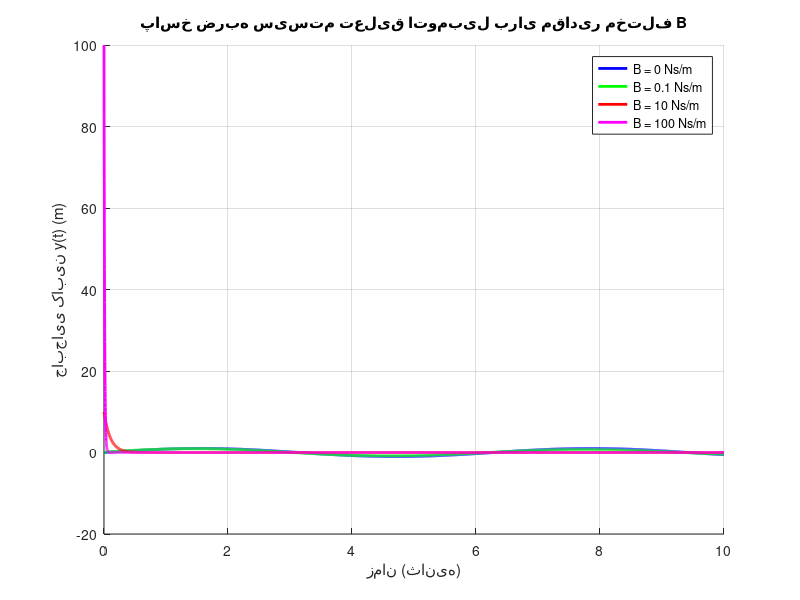
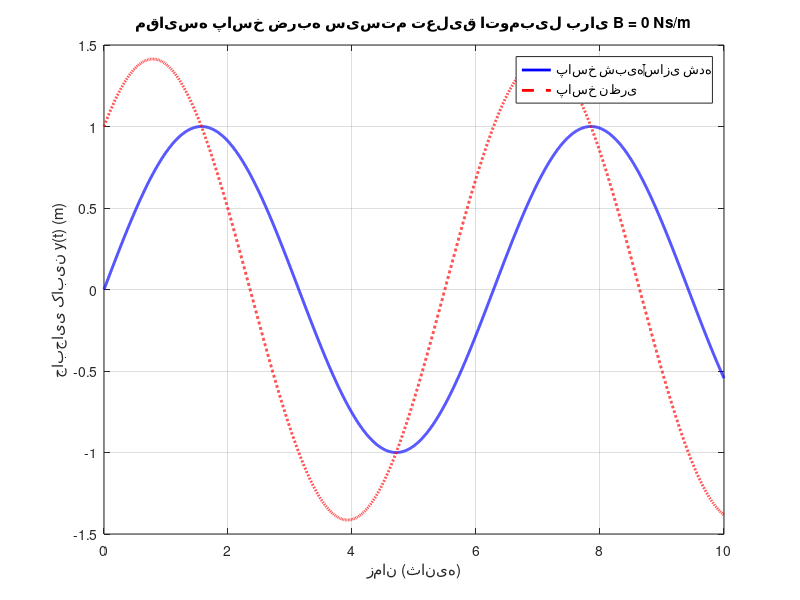
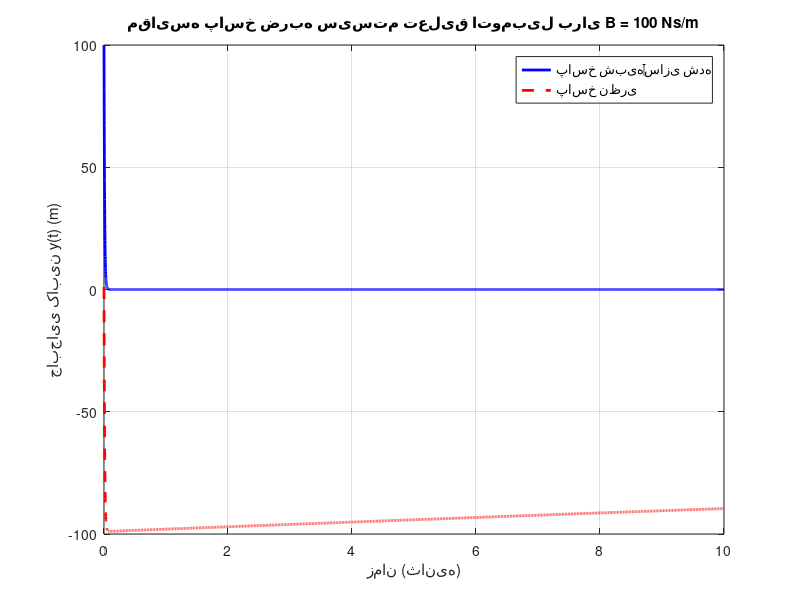
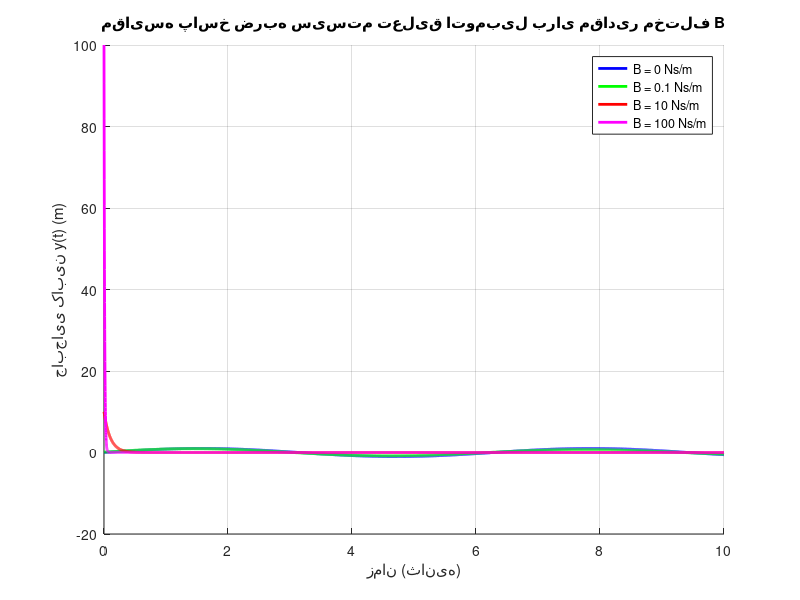

Write the MATLAB code that produced these figures, in order.
% کد MATLAB برای تحلیل سیستم تعلیق اتومبیل با مقادیر مختلف ضریب میرایی B
% فرضیات: M = 1 kg، K = 1 N/m

% پاکسازی محیط کاری
clear; clc; close all;

% تعریف پارامترها
M = 1;      % جرم اتومبیل (kg)
K = 1;      % سختی فنر (N/m)
B_values = [0, 0.1, 10, 100];  % مقادیر مختلف ضریب میرایی (Ns/m)

% تعریف بازه زمانی شبیهسازی
t = 0:0.001:10;  % از 0 تا 10 ثانیه با گام زمانی 0.001 ثانیه

% تعریف رنگها برای ترسیم نمودارها
colors = ['b', 'g', 'r', 'm'];  % رنگهای مختلف برای ترسیم
legend_entries = cell(length(B_values),1);  % ایجاد لیست عناوین برای افسانه نمودار

%% بخش 1: شبیهسازی و رسم پاسخ ضربه برای مقادیر مختلف B
figure;
hold on;
for i = 1:length(B_values)
    B = B_values(i);
    
    % تعریف تابع تبدیل H(s) = (1 + B*s) / (s^2 + B*s + 1)
    numerator = [B 1];
    denominator = [1 B 1];
    H = tf(numerator, denominator);
    
    % محاسبه پاسخ ضربه سیستم با استفاده از تابع impulse
    [y_imp, t_imp] = impulse(H, t);
    
    % ترسیم پاسخ ضربه
    plot(t_imp, y_imp, colors(i), 'LineWidth', 2);
    legend_entries{i} = ['B = ' num2str(B) ' Ns/m'];
end

% تنظیمات نمودار پاسخ ضربه
title('پاسخ ضربه سیستم تعلیق اتومبیل برای مقادیر مختلف B');
xlabel('زمان (ثانیه)');
ylabel('جابجایی کابین y(t) (m)');
legend(legend_entries, 'Location', 'best');
grid on;
hold off;

%% بخش 2: مقایسه پاسخ شبیهسازی شده و نظری برای B = 0
% در این قسمت، وضعیت بدون تعدیلکننده (B = 0) شبیهسازی شده و پاسخ نظری آن محاسبه میشود
B = 0;
numerator = [B 1];
denominator = [1 B 1];
H = tf(numerator, denominator);
[y_imp, t_imp] = impulse(H, t);

% محاسبه پاسخ نظری
s_roots = roots(denominator);
s1 = s_roots(1);
s2 = s_roots(2);

% محاسبه ثابتهای تجزیه کسر جزئی
A = (1 + B*s1) / (s1 - s2);
C1 = A;
C2 = 1 - A;

% محاسبه پاسخ نظری
y_theoretical = C1 * exp(s1 * t) + C2 * exp(s2 * t);

% ترسیم مقایسه پاسخ شبیهسازی شده و پاسخ نظری برای B = 0
figure;
plot(t_imp, y_imp, 'b', 'LineWidth', 2); hold on;
plot(t, y_theoretical, 'r--', 'LineWidth', 2);
title(['مقایسه پاسخ ضربه سیستم تعلیق اتومبیل برای B = ' num2str(B) ' Ns/m']);
xlabel('زمان (ثانیه)');
ylabel('جابجایی کابین y(t) (m)');
legend('پاسخ شبیهسازی شده', 'پاسخ نظری', 'Location', 'best');
grid on;
hold off;

%% بخش 3: شبیهسازی و مقایسه برای B = 100
% در این قسمت، سیستم با ضریب میرایی بسیار قوی (B = 100) شبیهسازی شده و پاسخ نظری آن محاسبه میشود
B = 100;
numerator = [B 1];
denominator = [1 B 1];
H = tf(numerator, denominator);
[y_imp, t_imp] = impulse(H, t);

% محاسبه پاسخ نظری
s_roots = roots(denominator);
s1 = s_roots(1);
s2 = s_roots(2);

% محاسبه ثابتهای تجزیه کسر جزئی
A = (1 + B*s1) / (s1 - s2);
C1 = A;
C2 = 1 - A;

% محاسبه پاسخ نظری
y_theoretical = C1 * exp(s1 * t) + C2 * exp(s2 * t);

% ترسیم مقایسه پاسخ شبیهسازی شده و پاسخ نظری برای B = 100
figure;
plot(t_imp, y_imp, 'b', 'LineWidth', 2); hold on;
plot(t, y_theoretical, 'r--', 'LineWidth', 2);
title(['مقایسه پاسخ ضربه سیستم تعلیق اتومبیل برای B = ' num2str(B) ' Ns/m']);
xlabel('زمان (ثانیه)');
ylabel('جابجایی کابین y(t) (m)');
legend('پاسخ شبیهسازی شده', 'پاسخ نظری', 'Location', 'best');
grid on;
hold off;

%% بخش 4: مقایسه تمامی پاسخها در یک نمودار
figure;
hold on;
for i = 1:length(B_values)
    B = B_values(i);
    numerator = [B 1];
    denominator = [1 B 1];
    H = tf(numerator, denominator);
    [y_imp, t_imp] = impulse(H, t);
    plot(t_imp, y_imp, colors(i), 'LineWidth', 2);
end
title('مقایسه پاسخ ضربه سیستم تعلیق اتومبیل برای مقادیر مختلف B');
xlabel('زمان (ثانیه)');
ylabel('جابجایی کابین y(t) (m)');
legend(legend_entries, 'Location', 'best');
grid on;
hold off;

%% بخش 5: شبیهسازی پاسخ سیستم با ورودی پلهای نزدیک به صفر
% در این قسمت، ورودی پلهای با زمان شروع نزدیک به صفر شبیهسازی شده و پاسخ سیستم برای مقادیر مختلف B ترسیم میشود
figure;
hold on;
for i = 1:length(B_values)
    B = B_values(i);
    numerator = [B 1];
    denominator = [1 B 1];
    H = tf(numerator, denominator);
    
    % تعریف ورودی پلهای نزدیک به صفر
    step_time = 0.001;  % زمان شروع پله
    step_initial = 0;    % مقدار اولیه پله
    step_final = 1;      % مقدار نهایی پله
    
    % تعریف ورودی پلهای
    u = [step_initial, step_final];
    t_step_vec = [step_time, step_time];
    
    % محاسبه پاسخ سیستم به ورودی پلهای
    [y_step, t_step] = step(H, t);
    
    % ترسیم پاسخ پلهای
    plot(t_step, y_step, colors(i), 'LineWidth', 2);
end
title('پاسخ پله سیستم تعلیق اتومبیل برای مقادیر مختلف B');
xlabel('زمان (ثانیه)');
ylabel('جابجایی کابین y(t) (m)');
legend(legend_entries, 'Location', 'best');
grid on;
hold off;

%% بخش 6: جمعبندی و تحلیل نتایج

% این بخش به صورت متنی ارائه میشود و در کد قابل اجرا نیست.
% با اجرای کد فوق، شما میتوانید پاسخهای سیستم تعلیق اتومبیل را برای مقادیر مختلف B مشاهده کنید.
% همچنین، مقایسه پاسخهای شبیهسازی شده با پاسخهای نظری نشاندهنده صحت مدلسازی است.

% نتیجهگیری:
% - برای B = 0: سیستم بدون تعدیلکننده است و دارای نوسانات بیپایان و شدید است. این وضعیت منجر به لرزشهای شدید کابین میشود و سیستم ناپایدار است.
% - برای B = 0.1: سیستم دارای میرایی ضعیف است و نوسانات پاسخ کاهش یافته ولی هنوز قابل توجه هستند.
% - برای B = 10: سیستم دارای میرایی متوسط است و پاسخ سریعتر به حالت پایداری میرسد و نوسانات به طور قابل توجهی کاهش یافتهاند.
% - برای B = 100: سیستم دارای میرایی بسیار قوی است و پاسخ سیستم به سرعت به حالت پایداری میرسد بدون نوسانات اضافی. این وضعیت سیستم را کاملاً پایدار میکند، اما ممکن است پاسخ بسیار آرام باشد.

% انتخاب بهترین حالت برای سیستم تعلیق اتومبیل معمولاً بین B = 10 و B = 100 متغیر است. مقدار B = 10 تعادل مناسبی بین کاهش نوسانات و پاسخ سریع سیستم فراهم میکند، در حالی که B = 100 باعث پایداری بسیار بالا اما ممکن است پاسخ بسیار آرام باشد.

% پایان کد
